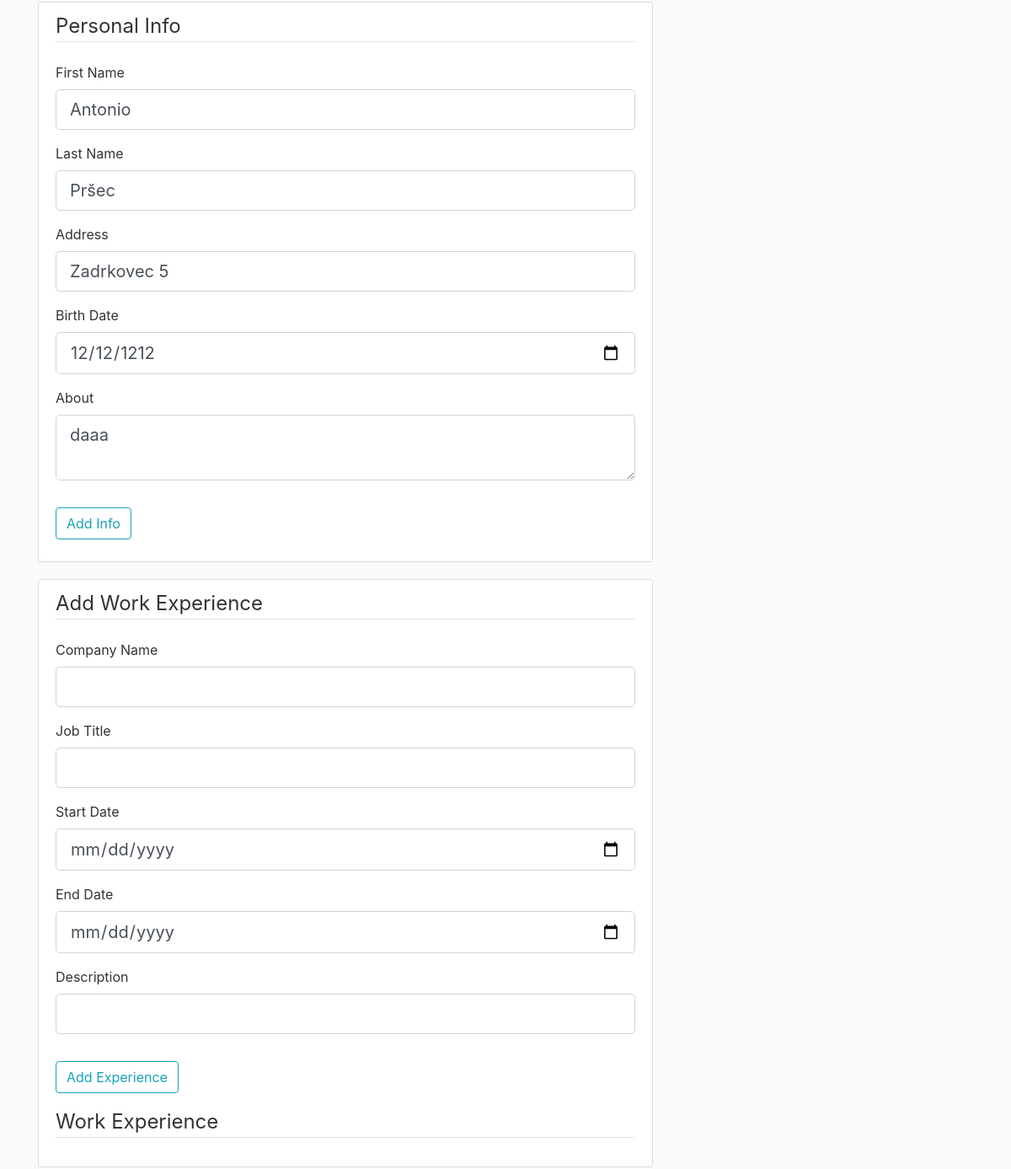
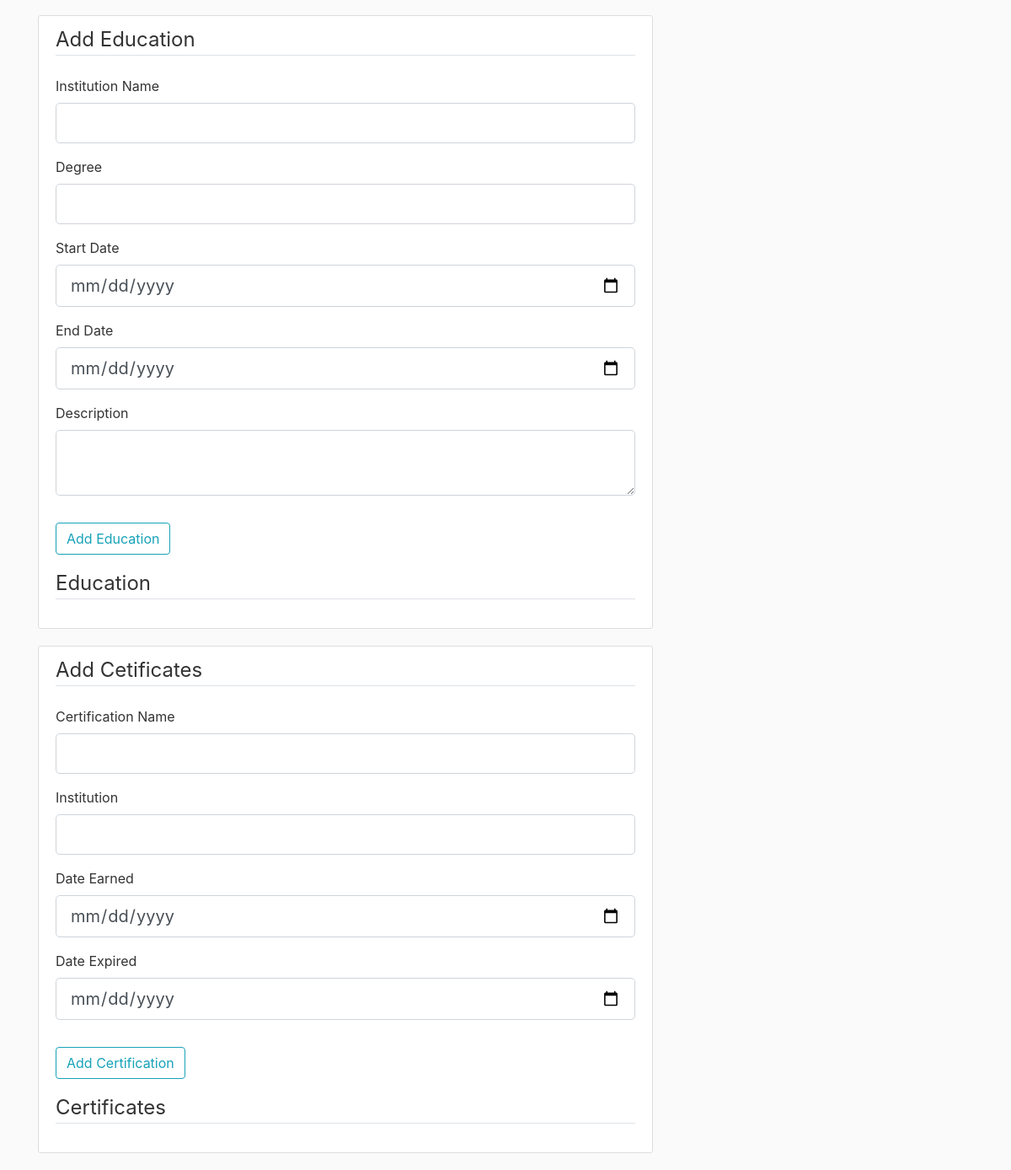
Page /account (signed in, lower part) on the earlier database version (2 pictures, top to bottom).
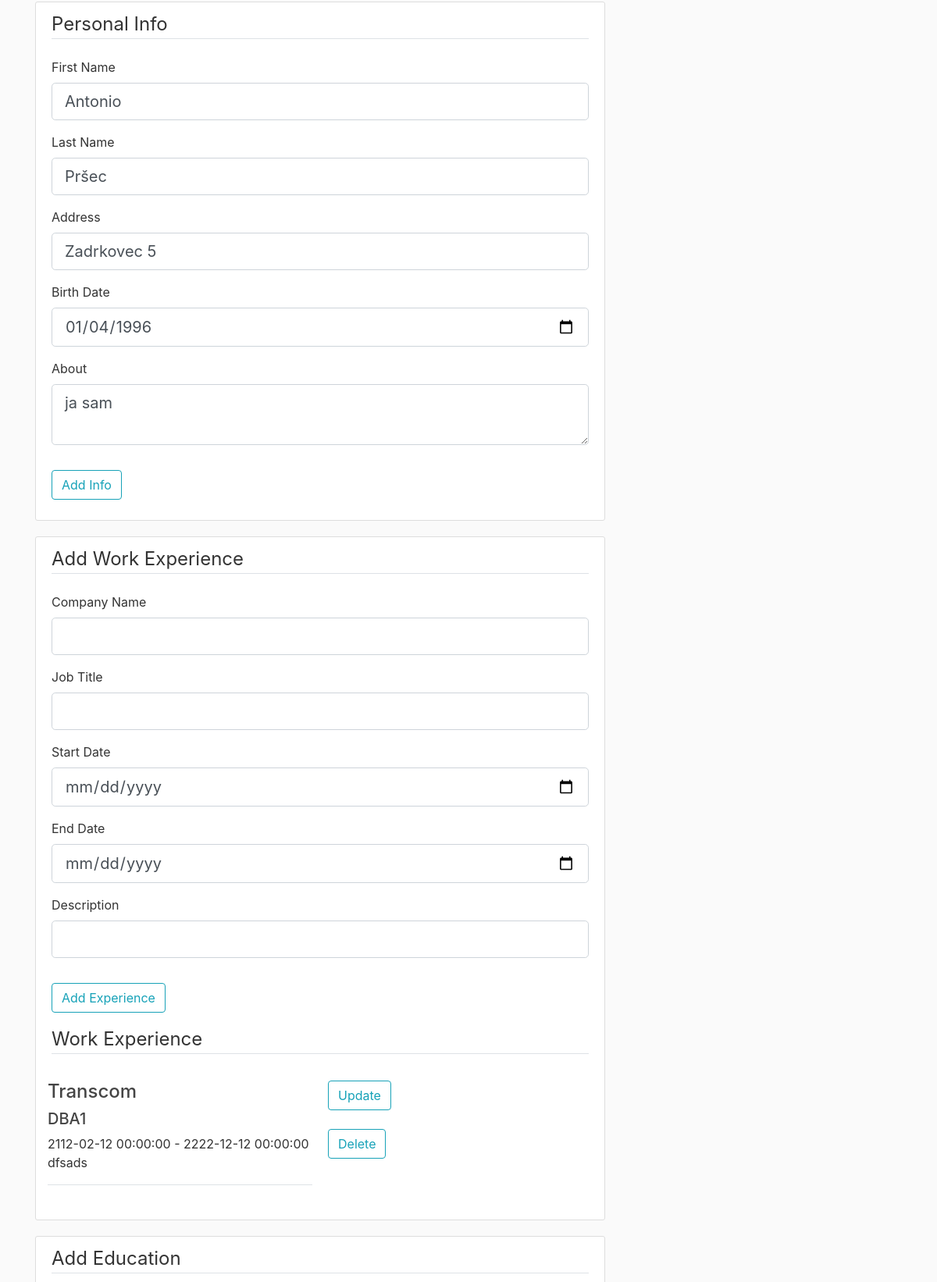
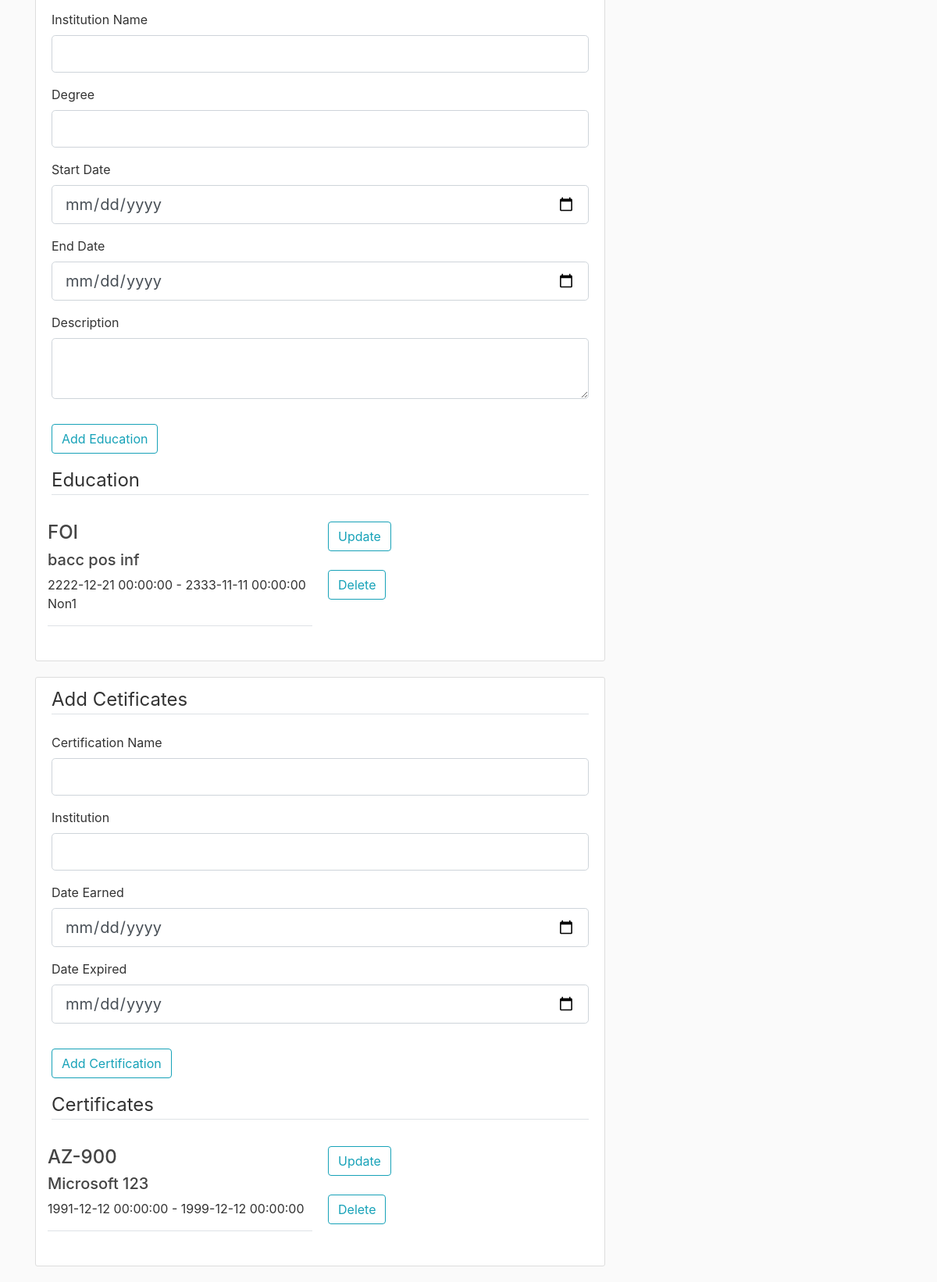
Same page on the later database version (2 pictures, top to bottom).
### CV/models.py (models this page shows, shortened)
class PersonalInfo(db.Model):
    personal_id = db.Column(db.Integer, primary_key=True)
    first_name = db.Column(db.String(60), nullable=False)
    last_name = db.Column(db.String(60), nullable=False)
    address = db.Column(db.String(60), nullable=False)
    birth_date = db.Column(db.Date)
    about = db.Column(db.String(240))
    user_id = db.Column(db.Integer, db.ForeignKey('user.user_id'), nullable=False)

class WorkExperience(db.Model):
    work_id = db.Column(db.Integer, primary_key=True)
    company_name = db.Column(db.String(100), nullable=False)
    job_title = db.Column(db.String(100), nullable=False)
    start_date = db.Column(db.DateTime, nullable=False)
    end_date = db.Column(db.DateTime)
    description = db.Column(db.Text)
    user_id = db.Column(db.Integer, db.ForeignKey('user.user_id'), nullable=False)

class Education(db.Model):
    edu_id = db.Column(db.Integer, primary_key=True)
    institution_name = db.Column(db.String(100), nullable=False)
    degree = db.Column(db.String(100), nullable=False)
    start_date = db.Column(db.DateTime, nullable=False)
    end_date = db.Column(db.DateTime, nullable=False)
    description = db.Column(db.Text)
    user_id = db.Column(db.Integer, db.ForeignKey('user.user_id'), nullable=False)

class Certification(db.Model):
    cert_id = db.Column(db.Integer, primary_key=True)
    cert_name = db.Column(db.String(100), nullable=False)
    institution = db.Column(db.String(100), nullable=False)
    date_earned = db.Column(db.DateTime, nullable=False)
    date_expired = db.Column(db.DateTime)
    user_id = db.Column(db.Integer, db.ForeignKey('user.user_id'), nullable=False)

### CV/routes.py (the view, shortened to what this page needs)
@app.route("/account", methods=['GET', 'POST'])
@login_required
def account():
    form = UpdateAccountForm()
    if form.validate_on_submit():
        if form.picture.data:
            picture_file = save_picture(form.picture.data)
            current_user.image_file = picture_file
        current_user.username = form.username.data
        current_user.email = form.email.data
        db.session.commit()
        flash('Your account has been updated!', 'success')
        return redirect(url_for('account'))
    elif request.method == 'GET':
        form.username.data = current_user.username
        form.email.data = current_user.email
    image_file = url_for('static', filename='profile_pics/' + current_user.image_file)
    form1 = PersonalForm()
    personal_info = PersonalInfo.query.filter_by(user_id=current_user.user_id).first()
    if personal_info:
        form1.first_name.data = personal_info.first_name
        form1.last_name.data = personal_info.last_name
        form1.address.data = personal_info.address
        form1.birth_date.data = personal_info.birth_date
        form1.about.data = personal_info.about
    form2 = WorkExperienceForm()
    form_work_experience = WorkExperience()
    work_x = WorkExperience.query.filter_by(user_id=current_user.user_id)
    form3 = EducationForm()
    form_education = Education()
    edu_x = Education.query.filter_by(user_id=current_user.user_id)
    form4 = CertificationForm()
    form_cert = Certification()
    cert_x = Certification.query.filter_by(user_id=current_user.user_id)
    return render_template('account.html', title='Account', image_file=image_file, form=form, form1=form1,
                           form2=form2, form3=form3, form4=form4, work_x=work_x, edu_x=edu_x, cert_x=cert_x)

### CV/forms.py (shortened to what this page needs)
class UpdateAccountForm(FlaskForm):
    username = StringField('Username',
                           validators=[DataRequired(), Length(min=2, max=20)])
    email = StringField('Email',
                        validators=[DataRequired(), Email()])
    picture = FileField('Update profile picture', validators=[FileAllowed(['jpg', 'png'])])
    submit = SubmitField('Update')

class PersonalForm(FlaskForm):
    first_name = StringField('First Name', validators=[Length(min=2, max=60)])
    last_name = StringField('Last Name', validators=[Length(min=2, max=60)])
    address = StringField('Address', validators=[Length(min=2, max=60)])
    birth_date = DateField('Birth Date', format='%Y-%m-%d')
    about = TextAreaField('About', validators=[Length(max=240)])
    submit = SubmitField('Add Info')

### CV/models.py (called while the page is built)
@login_manager.user_loader
def load_user(user_id):
    return User.query.get(int(user_id))

### CV/templates/account.html (shortened to what the changed rows need)
{% extends "layout.html" %}
{% block content %}
<div class="content-section">
    <form method="POST" action="" enctype="multipart/form-data">
        <fieldset class="form-group">
            <div class="form-group">
                {{ form1.first_name.label(class="form-control-label") }}
                {% if form1.first_name.errors %}
                {{ form1.first_name(class="form-control form-control-lg is-invalid") }}
                <div class="invalid-feedback">
                    {% for error in form1.first_name.errors %}
                    <span>{{ error }}</span>
                    {% endfor %}
                </div>
                {% else %}
                {{ form1.first_name(class="form-control form-control-lg") }}
                {% endif %}
            </div>
            <div class="form-group">
                {{ form1.last_name.label(class="form-control-label") }}
                {% if form1.last_name.errors %}
                {{ form1.last_name(class="form-control form-control-lg is-invalid") }}
                <div class="invalid-feedback">
                    {% for error in form1.last_name.errors %}
                    <span>{{ error }}</span>
                    {% endfor %}
                </div>
                {% else %}
                {{ form1.last_name(class="form-control form-control-lg") }}
                {% endif %}
            </div>
            <div class="form-group">
                {{ form1.address.label(class="form-control-label") }}
                {% if form1.address.errors %}
                {{ form1.address(class="form-control form-control-lg is-invalid") }}
                <div class="invalid-feedback">
                    {% for error in form1.address.errors %}
                    <span>{{ error }}</span>
                    {% endfor %}
                </div>
                {% else %}
                {{ form1.address(class="form-control form-control-lg") }}
                {% endif %}
            </div>
            <div class="form-group">
                {{ form1.birth_date.label(class="form-control-label") }}
                {% if form1.birth_date.errors %}
                {{ form1.birth_date(class="form-control form-control-lg is-invalid") }}
                <div class="invalid-feedback">
                    {% for error in form1.birth_date.errors %}
                    <span>{{ error }}</span>
                    {% endfor %}
                </div>
                {% else %}
                {{ form1.birth_date(class="form-control form-control-lg") }}
                {% endif %}
            </div>
            <div class="form-group">
                {{ form1.about.label(class="form-control-label") }}
                {% if form1.about.errors %}
                {{ form1.about(class="form-control form-control-lg is-invalid") }}
                <div class="invalid-feedback">
                    {% for error in form1.about.errors %}
                    <span>{{ error }}</span>
                    {% endfor %}
                </div>
                {% else %}
                {{ form1.about(class="form-control form-control-lg") }}
                {% endif %}
            </div>
        </fieldset>
    </form>
</div>
<div class="content-section">
    {% for work in work_x %}
    <div class="row">
        <div class="col">
            <div class="form-group">
                <h4>{{ work.company_name }}</h4>
                <h5>{{ work.job_title }}</h5>
                <p>{{ work.start_date }}  -  {{ work.end_date }}<br> {{ work.description }}<br></p>
            </div>
            <legend class="border-bottom mb-4"></legend>
        </div>
        <div class="col">
            <div class="form-group">
                <a class="btn btn-outline-info" href="/update_work_experience/{{ work.work_id }}">Update</a><br><br>
                <a class="btn btn-outline-info" href="/delete_work_experience/{{ work.work_id }}">Delete</a>
            </div>
        </div>
    </div>
    {% endfor %}
</div>
<div class="content-section">
    {% for edu in edu_x %}
    <div class="row">
        <div class="col">
            <div class="form-group">
                <h4>{{ edu.institution_name }}</h4>
                <h5>{{ edu.degree }}</h5>
                <p>{{ edu.start_date }}  -  {{ edu.end_date }}<br> {{ edu.description }}<br></p>
            </div>
            <legend class="border-bottom mb-4"></legend>
        </div>
        <div class="col">
            <div class="form-group">
                <a class="btn btn-outline-info" href="/update_education/{{ edu.edu_id }}">Update</a><br><br>
                <a class="btn btn-outline-info" href="/delete_education/{{ edu.edu_id }}">Delete</a>
            </div>
        </div>
    </div>
    {% endfor %}
</div>
<div class="content-section">
    {% for cert in cert_x %}
    <div class="row">
        <div class="col">
            <div class="form-group">
                <h4>{{ cert.cert_name }}</h4>
                <h5>{{ cert.institution }}</h5>
                <p>{{ cert.date_earned }}  -  {{ cert.date_expired }}</p>
            </div>
            <legend class="border-bottom mb-4"></legend>
        </div>
        <div class="col">
            <div class="form-group">
                <a class="btn btn-outline-info" href="/update_certification/{{ cert.cert_id }}">Update</a><br><br>
                <a class="btn btn-outline-info" href="/delete_certification/{{ cert.cert_id }}">Delete</a>
            </div>
        </div>
    </div>
    {% endfor %}
</div>
{% endblock content %}

Differences in the rows shown:
changed PersonalInfo "Antonio": birth_date "12/12/1212" → "01/04/1996"; about "daaa" → "ja sam"
added WorkExperience: company_name "Transcom", job_title "DBA1", start_date "2112-02-12 00:00:00", end_date "2222-12-12 00:00:00", description "dfsads"
added Education: institution_name "FOI", degree "bacc pos inf", start_date "2222-12-21 00:00:00", end_date "2333-11-11 00:00:00", description "Non1"
added Certification: cert_name "AZ-900", institution "Microsoft 123", date_earned "1991-12-12 00:00:00", date_expired "1999-12-12 00:00:00"
